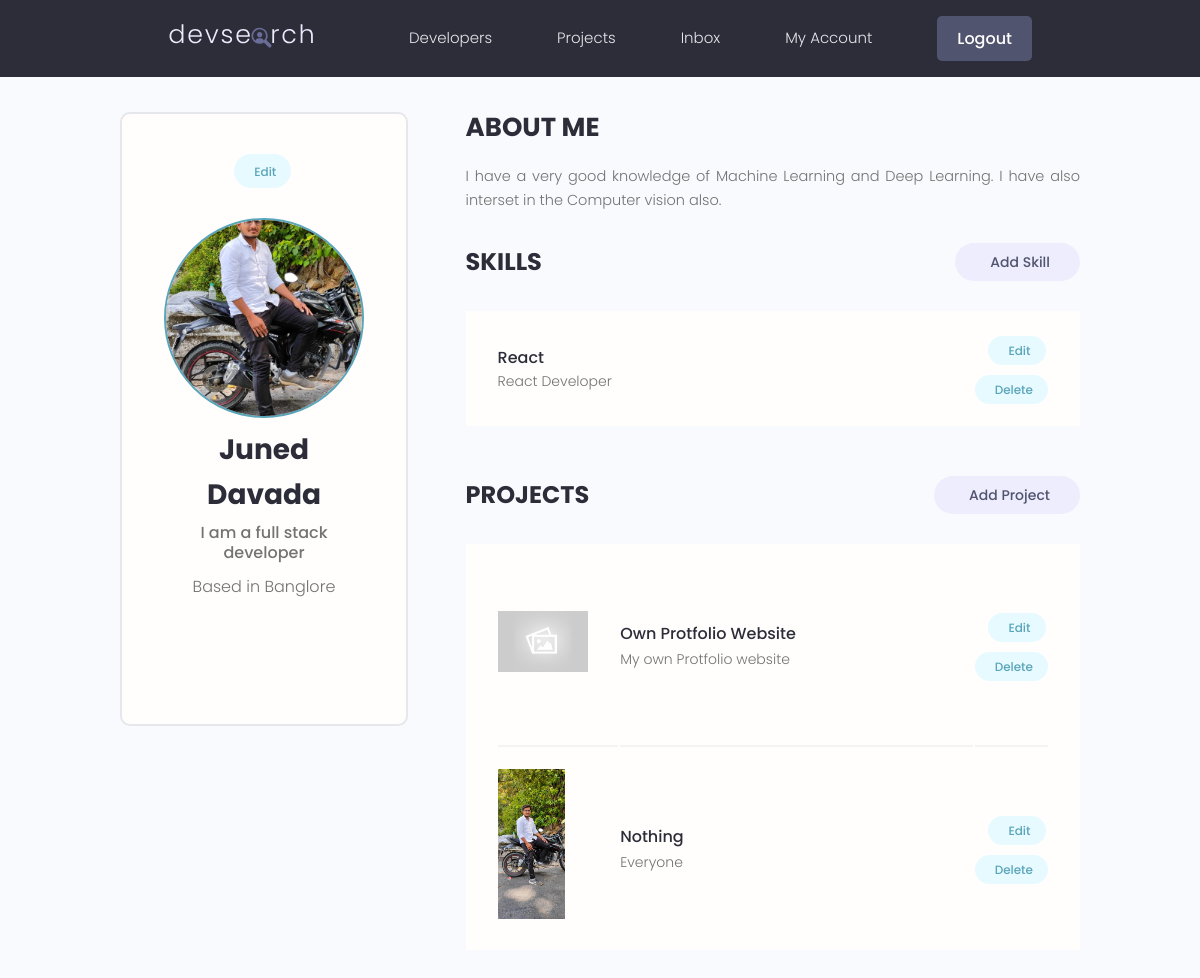
/account/ (signed in), run on the app's committed database.
### pages/models.py (models this page shows, shortened)
class Profile(models.Model):
    user = models.OneToOneField(User, on_delete=models.CASCADE , null=True , blank=True)
    name = models.CharField(max_length=200 , blank=True , null=True)
    email = models.EmailField(max_length=500 , blank=True , null=True)
    username = models.CharField(max_length=200 , blank=True , null=True)
    location = models.CharField(max_length=200 , blank=True , null=True)
    short_intro = models.CharField(max_length=300 , blank=True , null=True)
    bio = models.TextField(blank=True , null=True)
    profile_image = models.ImageField(upload_to="user_images" , null=True, blank=True , default="profile_pic.jpeg")
    social_github = models.CharField(max_length=200 , blank=True , null=True)
    social_twitter = models.CharField(max_length=200 , blank=True , null=True)
    social_linkedin = models.CharField(max_length=200 , blank=True , null=True)
    social_youtube = models.CharField(max_length=200 , blank=True , null=True)
    social_website = models.CharField(max_length=200 , blank=True , null=True)
    created = models.DateTimeField(auto_now_add=True)
    id = models.UUIDField(default=uuid.uuid4 , unique=True , primary_key=True , editable=False)

class Skill(models.Model):
    owner = models.ForeignKey(Profile , on_delete=models.CASCADE , null=True , blank = True)
    name = models.CharField(max_length=200 , blank=True , null=True)
    description = models.TextField(null=True , blank=True)
    created = models.DateTimeField(auto_now_add=True)
    id = models.UUIDField(default=uuid.uuid4 , unique=True , primary_key=True , editable=False)

### project/models.py (models this page shows, shortened)
class Project(models.Model):
    owner = models.ForeignKey(Profile , on_delete=models.SET_NULL , null=True,blank = True)
    title = models.CharField(max_length=200)
    featured_image = models.ImageField(upload_to="project_images", null=True, blank=True , default="default.jpg")
    description = models.TextField(null=True , blank=True)
    demo_link = models.CharField(max_length=2000,null=True, blank=True)
    source_link = models.CharField(max_length=2000,null=True, blank=True)
    tags = models.ManyToManyField('Tag', blank=True)
    vote_total = models.IntegerField(default=0,null=True, blank=True)
    vote_ratio = models.IntegerField(default=0,null=True, blank=True)
    created = models.DateTimeField(auto_now_add=True)
    id = models.UUIDField(default=uuid.uuid4 , unique=True , primary_key=True , editable=False)
    class Meta:
        ordering = ['-vote_ratio' , '-vote_total' , 'title']

### pages/views.py (the view)
# urls.py: path('account/',views.account,name="account"),
@login_required(login_url='login')
def account(request):
    profile = request.user.profile
    context = {
        'profile' : profile
    }
    return render(request , "pages/account.html" , context)

### pages/templates/pages/account.html (shortened to what this page needs)
{% extends 'pages/base.html' %}
{% block content %}
<main class="settingsPage profile my-md">
  <div class="container">
    <div class="layout">
      <div class="column column--1of3">
        <div class="card text-center">
          <div class="card__body dev">
            <a class="tag tag--pill tag--main settings__btn" href="{% url 'user-detail' profile.id %}"
              > Edit</a
            >
            <img
              class="avatar avatar--xl dev__avatar"
              src="{{profile.profile_image.url}}"
            />
            <h2 class="dev__name">{{profile.name}}</h2>
            <p class="dev__title">
              {{profile.short_intro}}
            </p>
            <p class="dev__location">Based in {{profile.location}}</p>
            <ul class="dev__social">
            </ul>
          </div>
        </div>
      </div>
      <div class="column column--2of3">
        <div class="devInfo">
          <h3 class="devInfo__title">About Me</h3>
          <p class="devInfo__about">
            {{profile.bio}}
          </p>
        </div>
        <div class="settings">
          <h3 class="settings__title">Skills</h3>
          <a class="tag tag--pill tag--sub settings__btn tag--lg" href="{% url 'skill-form' %}"
            > Add Skill</a
          >
        </div>
        <table class="settings__table">
          {% for skill in profile.skill_set.all %}
          <tr>
            <td class="settings__tableInfo">
              <h4>{{skill.name}}</h4>
              <p>
                {{skill.description}}
              </p>
            </td>
            <td class="settings__tableActions">
              <a class="tag tag--pill tag--main settings__btn" href="{% url 'update-skill' skill.id %}"
                > Edit</a
              >
              <a class="tag tag--pill tag--main settings__btn" href="{% url 'delete-skill' skill.id %}?next=/account"
                > Delete</a
              >
            </td>
          </tr>
          {% endfor %}
        </table>
        <div class="settings">
          <h3 class="settings__title">Projects</h3>
          <a class="tag tag--pill tag--sub settings__btn tag--lg" href="{% url 'addproject' %}"
            > Add Project</a
          >
        </div>
        <table class="settings__table">
          {% for project in profile.project_set.all %}
          <tr>
            <td class="settings__thumbnail">
              <a href="{% url 'project-description' project.id %}"
                ><img src="{{project.featured_image.url}}" alt="Project Thumbnail"
              /></a>
            </td>
            <td class="settings__tableInfo">
              <a href="single-project.html">{{project.title}}</a>
              <p>
                {{project.description|slice:"150"}}
              </p>
            </td>
            <td class="settings__tableActions">
              <a class="tag tag--pill tag--main settings__btn" href="{% url 'update_project' project.id %}"
                > Edit</a
              >
              <a class="tag tag--pill tag--main settings__btn" href="{% url 'delete_project' project.id %}?next=/account"
                > Delete</a
              >
            </td>
          </tr>
          {% endfor %}
        </table>
      </div>
    </div>
  </div>
</main>
{% endblock content %}

### static/css/app.css (style rules this page uses)
:root { --color-sub: #2d2d39; }
.card { border: 2px solid var(--color-light); }
img { width: 100%; }
.profile .card > .dev { padding: 4rem; }
.dev__avatar { display: block; margin: auto; }
.dev__name { color: var(--color-sub); font-size: 2.8rem; font-weight: 700; margin-top: 1rem; margin-bottom: 0.5rem; }
.dev__title { font-size: 1.6rem; font-weight: 500; line-height: 1.3; }
.dev__location { margin-top: 1rem; }
.dev__social { margin: 3rem 0; list-style: none; display: flex; justify-content: center; gap: 1.5rem; }
.devInfo { margin-bottom: 3rem; }
.devInfo__title, .devInfo__subtitle { font-size: 2.6rem; color: var(--color-sub); text-transform: uppercase; font-weight: 700; margin-bottom: 1.5rem; }
.devInfo__about, .devSkill__info { font-size: 1.45rem; line-height: 1.7; text-align: justify; }
.settingsPage .dev > .settings__btn { display: inline-block; margin-bottom: 3rem; }
.settings { display: flex; justify-content: space-between; align-items: center; }
.settings__title { font-size: 2.4rem; text-transform: uppercase; font-weight: 700; color: var(--color-sub); }
.settings__table { margin-top: 3rem; margin-bottom: 5rem; padding: 0 3rem; background: var(--color-white); }
.settings__table tr { width: 100%; }
.settings__table tr > td { padding: 2rem 0; }
.settings__table tr:not(:last-child) td { border-bottom: 2px solid var(--color-white-light); }
.settings__thumbnail { width: 23%; min-width: 10rem; }
.settings__thumbnail img { padding-right: 3rem; height: 15rem; object-fit: contain; }
.settings__tableInfo { width: 100%; }
.settings__tableInfo h4, .settings__tableInfo a { padding-right: 1rem; width: auto; font-size: 1.6rem; font-weight: 500; color: var(--color-sub); }
.settings__tableInfo p { font-size: 1.4rem; }
.settings__tableActions { text-align: right; }

### static/uikit/styles/modules/_variables.css (style rules this page uses)
:root { --color-main: #5aa5b9; --color-main-light: #e6faff; --color-sub: #3f4156; --color-sub-light: #51546e; --color-sub-lighter: #ededfd; --color-text: #737373; --color-gray: #8b8b8b; --color-light: #e5e7eb; --color-light-gray: #767676; --color-bg: #f8fafd; --color-white: #fffefd; --color-white-light: #f3f3f3; --color-success: #359e64; --color-success-bg: #def8e8; --color-error: #fc4b0b; --color-error-bg: #fff2ee; --font-base: 'Poppins', arial, helvetica, 'Segoe UI', roboto, ubuntu, sans-serif; --font-monospace: 'Fira Code', 'Courier New', courier, monospace; --font-regular: 300; --font-medium: 500; --font-bold: 700; --generic-shadow: 1px 1px 5px #00000010; --generic-transition: all 0.3s ease-in-out; }

### static/uikit/styles/modules/_base.css (style rules this page uses)
* { margin: 0; padding: 0; box-sizing: border-box; text-rendering: optimizeLegibility; color: inherit; font-size: inherit; }
html { font-size: 50%; }
@media only screen and (min-width: 480px) { html { font-size: 56.25%; } }
@media only screen and (min-width: 1200px) { html { font-size: 62.5%; } }
body { line-height: 1.6; font-weight: 400; font-size: 1.5rem; color: var(--color-text); background-color: var(--color-bg); min-height: 100vh; }

### static/uikit/styles/modules/_typography.css (style rules this page uses)
* { font-family: var(--font-base); }
h2 { font-size: 3.6rem; font-weight: var(--font-bold); }
h3 { font-size: 3.2rem; font-weight: var(--font-medium); }
h4 { font-size: 2.8rem; font-weight: var(--font-medium); }
p, span, strong { font-size: 1.6rem; color: var(--color-text); font-weight: var(--font-regular); }
a { padding-bottom: 2px; text-decoration: none; display: inline-block; color: var(--color-main); font-weight: var(--font-medium); }

### static/uikit/styles/modules/_utilities.css (style rules this page uses)
.container { width: 92%; max-width: 165rem; margin: 0 auto; box-sizing: border-box; }
@media screen and (min-width: 1000px) { .container { width: 90%; } }
@media screen and (min-width: 1200px) { .container { width: 80%; } }
.text-center { text-align: center; }
.my-md { margin: 3rem auto; }

### static/uikit/styles/modules/_avatar.css (style rules this page uses)
.avatar { border-radius: 50%; border: 2px solid var(--color-main); object-fit: cover; }
.avatar--xl { height: 20rem; width: 20rem; }

### static/uikit/styles/modules/_card.css (style rules this page uses)
.card { border-radius: 1rem; background-color: var(--color-white); border: 1.5px solid var(--color-light); width: auto; height: auto; margin-top: 0.5rem; margin-bottom: 0.5rem; overflow: hidden; }
.card__body, .card__header { padding: 2rem 2.5rem; }

### static/uikit/styles/modules/_layout.css (style rules this page uses)
.layout { display: flex; flex-flow: row wrap; justify-content: space-between; }
.layout > .column { margin-bottom: 3rem; }
.layout > .column.column--1of3 { flex-basis: 30%; }
.layout > .column.column--2of3 { flex-basis: 64%; }

### data on the page
Profile: profile_image (picture), name "Juned Davada", short_intro "I am a full stack developer", location "Banglore", bio "I have a very good knowledge of Machine Learning and Deep Learning. I have also interset in the Computer vision also."
Skill: name "React", description "React Developer"
Project: featured_image (placeholder picture), title "Own Protfolio Website", description "My own Protfolio website"
Project: featured_image (picture), title "Nothing", description "Everyone"
